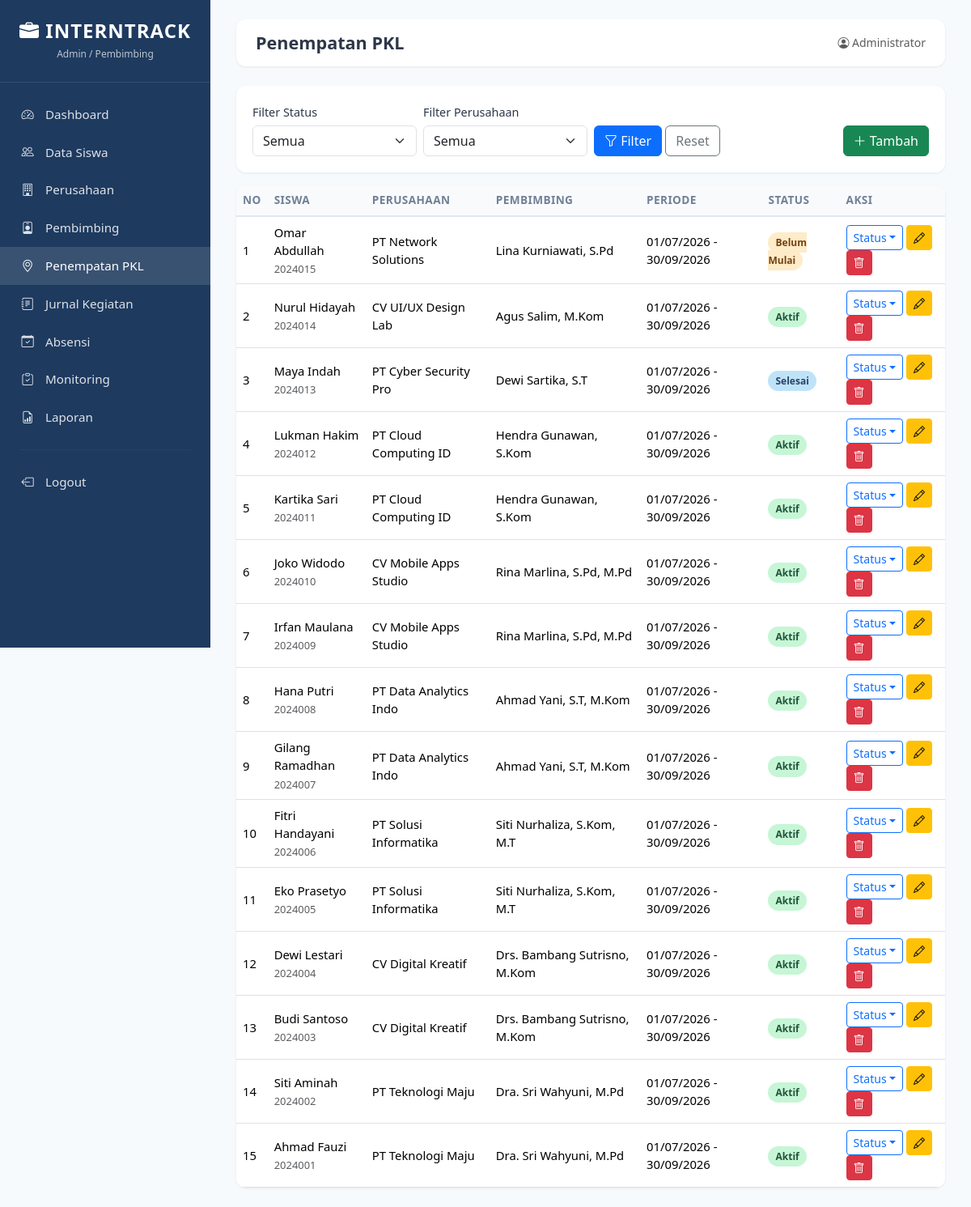
Screenshot of /admin/penempatan.php (signed in) with the database file from the repository.
### tables this page shows
CREATE TABLE penempatan (
    id INT AUTO_INCREMENT PRIMARY KEY,
    siswa_id INT NOT NULL,
    perusahaan_id INT NOT NULL,
    pembimbing_id INT NOT NULL,
    tanggal_mulai DATE NOT NULL,
    tanggal_selesai DATE NOT NULL,
    status ENUM('Belum Mulai','Aktif','Selesai') NOT NULL DEFAULT 'Belum Mulai',
    created_at TIMESTAMP DEFAULT CURRENT_TIMESTAMP,
    FOREIGN KEY (siswa_id) REFERENCES siswa(id) ON DELETE CASCADE,
    FOREIGN KEY (perusahaan_id) REFERENCES perusahaan(id) ON DELETE CASCADE,
    FOREIGN KEY (pembimbing_id) REFERENCES pembimbing(id) ON DELETE CASCADE
);

CREATE TABLE siswa (
    id INT AUTO_INCREMENT PRIMARY KEY,
    nis VARCHAR(20) NOT NULL UNIQUE,
    nama VARCHAR(100) NOT NULL,
    kelas VARCHAR(20) NOT NULL,
    jurusan VARCHAR(50) NOT NULL,
    no_hp VARCHAR(20) DEFAULT NULL,
    alamat TEXT DEFAULT NULL,
    created_at TIMESTAMP DEFAULT CURRENT_TIMESTAMP
);

CREATE TABLE perusahaan (
    id INT AUTO_INCREMENT PRIMARY KEY,
    nama_perusahaan VARCHAR(150) NOT NULL,
    alamat TEXT NOT NULL,
    bidang VARCHAR(100) NOT NULL,
    kontak VARCHAR(50) DEFAULT NULL,
    created_at TIMESTAMP DEFAULT CURRENT_TIMESTAMP
);

CREATE TABLE pembimbing (
    id INT AUTO_INCREMENT PRIMARY KEY,
    nama VARCHAR(100) NOT NULL,
    nip VARCHAR(30) DEFAULT NULL,
    no_hp VARCHAR(20) DEFAULT NULL,
    email VARCHAR(100) DEFAULT NULL,
    created_at TIMESTAMP DEFAULT CURRENT_TIMESTAMP
);

### config/database.php (called while the page is built, shortened)
<?php
function base_url($path = '') {
    $path = ltrim($path, '/');
    return BASE_URL . ($path ? '/' . $path : '');
}
?>

### admin/penempatan.php (the view, shortened to what this page needs)
<?php
require_once __DIR__ . '/includes/header.php';
$conn = getConnection();
$where = '1=1';
$data = $conn->query("SELECT pe.*, s.nama siswa, s.nis, p.nama_perusahaan, pb.nama pembimbing
    FROM penempatan pe JOIN siswa s ON pe.siswa_id=s.id JOIN perusahaan p ON pe.perusahaan_id=p.id JOIN pembimbing pb ON pe.pembimbing_id=pb.id
    WHERE $where ORDER BY pe.id DESC");
?>
<div class="card-custom mb-3">
    <div class="card-body">
        <form method="GET" class="row g-2 align-items-end">
            <div class="col-md-3">
                <label class="form-label">Filter Status</label>
                <select name="status" class="form-select">
                    <option value="">Semua</option>
                </select>
            </div>
            <div class="col-md-3">
                <label class="form-label">Filter Perusahaan</label>
                <select name="perusahaan" class="form-select">
                    <option value="">Semua</option>
                </select>
            </div>
            <div class="col-md-3">
                <button type="submit" class="btn btn-primary"><i class="bi bi-funnel"></i> Filter</button>
                <a href="<?= base_url('admin/penempatan.php') ?>" class="btn btn-outline-secondary">Reset</a>
            </div>
            <div class="col-md-3 text-end">
                <button type="button" class="btn btn-success" data-bs-toggle="modal" data-bs-target="#modalTambah"><i class="bi bi-plus-lg"></i> Tambah</button>
            </div>
        </form>
    </div>
</div>
<div class="card-custom"><div class="card-body p-0"><div class="table-responsive">
    <table class="table table-custom table-hover mb-0">
        <thead><tr><th>No</th><th>Siswa</th><th>Perusahaan</th><th>Pembimbing</th><th>Periode</th><th>Status</th><th>Aksi</th></tr></thead>
        <tbody>
        <?php $no=1; while($r=$data->fetch_assoc()):
            $b = $r['status']=='Aktif'?'badge-aktif':($r['status']=='Selesai'?'badge-selesai':'badge-belum');
        ?>
            <tr>
                <td><?= $no++ ?></td>
                <td><?= htmlspecialchars($r['siswa']) ?><br><small class="text-muted"><?= $r['nis'] ?></small></td>
                <td><?= htmlspecialchars($r['nama_perusahaan']) ?></td>
                <td><?= htmlspecialchars($r['pembimbing']) ?></td>
                <td><?= date('d/m/Y',strtotime($r['tanggal_mulai'])) ?> - <?= date('d/m/Y',strtotime($r['tanggal_selesai'])) ?></td>
                <td><span class="badge-status <?= $b ?>"><?= $r['status'] ?></span></td>
                <td>
                    <div class="btn-group">
                        <button class="btn btn-sm btn-outline-primary dropdown-toggle" data-bs-toggle="dropdown">Status</button>
                    </div>
                    <button class="btn btn-sm btn-warning" data-bs-toggle="modal" data-bs-target="#e<?= $r['id'] ?>"><i class="bi bi-pencil"></i></button>
                    <form method="POST" class="d-inline" onsubmit="return confirm('Yakin?')"><button class="btn btn-sm btn-danger"><i class="bi bi-trash"></i></button></form>
                </td>
            </tr>
        <?php endwhile; ?>
        </tbody>
    </table>
</div></div></div>
<?php require_once __DIR__ . '/includes/footer.php'; ?>

### assets/css/style.css (style rules this page uses)
:root { --primary: #1e3a5f; --primary-light: #2c5282; --accent: #3182ce; --success: #38a169; --warning: #d69e2e; --danger: #e53e3e; --bg: #f7fafc; --text: #2d3748; --muted: #718096; }
* { box-sizing: border-box; margin: 0; padding: 0; }
body { font-family: 'Segoe UI', system-ui, sans-serif; background: var(--bg); color: var(--text); min-height: 100vh; }
.card-custom { background: #fff; border-radius: 12px; box-shadow: 0 1px 3px rgba(0,0,0,.08); overflow: hidden; }
.card-custom .card-body { padding: 1.25rem; }
.table-custom { margin: 0; }
.table-custom thead th { background: #f8fafc; font-weight: 600; font-size: .85rem; text-transform: uppercase; letter-spacing: .03em; color: var(--muted); border-bottom: 2px solid #e2e8f0; }
.table-custom td { vertical-align: middle; font-size: .925rem; }
.badge-status { padding: .35em .75em; border-radius: 999px; font-size: .75rem; font-weight: 600; }
.badge-aktif { background: #c6f6d5; color: #22543d; }
.badge-selesai { background: #bee3f8; color: #2a4365; }
.badge-belum { background: #feebc8; color: #744210; }
.form-label { font-weight: 500; font-size: .9rem; margin-bottom: .35rem; }
.table-custom .btn-sm { white-space: nowrap; }
.table-responsive { overflow-x: auto; }

### rows the page displays
penempatan: siswa.nama "Omar Abdullah", siswa.nis "2024015", perusahaan.nama_perusahaan "PT Network Solutions", pembimbing.nama "Lina Kurniawati, S.Pd", tanggal_mulai "01/07/2026", tanggal_selesai "30/09/2026", status "Belum Mulai"
penempatan: siswa.nama "Nurul Hidayah", siswa.nis "2024014", perusahaan.nama_perusahaan "CV UI/UX Design Lab", pembimbing.nama "Agus Salim, M.Kom", tanggal_mulai "01/07/2026", tanggal_selesai "30/09/2026", status "Aktif"
penempatan: siswa.nama "Maya Indah", siswa.nis "2024013", perusahaan.nama_perusahaan "PT Cyber Security Pro", pembimbing.nama "Dewi Sartika, S.T", tanggal_mulai "01/07/2026", tanggal_selesai "30/09/2026", status "Selesai"
penempatan: siswa.nama "Lukman Hakim", siswa.nis "2024012", perusahaan.nama_perusahaan "PT Cloud Computing ID", pembimbing.nama "Hendra Gunawan, S.Kom", tanggal_mulai "01/07/2026", tanggal_selesai "30/09/2026", status "Aktif"
penempatan: siswa.nama "Kartika Sari", siswa.nis "2024011", perusahaan.nama_perusahaan "PT Cloud Computing ID", pembimbing.nama "Hendra Gunawan, S.Kom", tanggal_mulai "01/07/2026", tanggal_selesai "30/09/2026", status "Aktif"
penempatan: siswa.nama "Joko Widodo", siswa.nis "2024010", perusahaan.nama_perusahaan "CV Mobile Apps Studio", pembimbing.nama "Rina Marlina, S.Pd, M.Pd", tanggal_mulai "01/07/2026", tanggal_selesai "30/09/2026", status "Aktif"
penempatan: siswa.nama "Irfan Maulana", siswa.nis "2024009", perusahaan.nama_perusahaan "CV Mobile Apps Studio", pembimbing.nama "Rina Marlina, S.Pd, M.Pd", tanggal_mulai "01/07/2026", tanggal_selesai "30/09/2026", status "Aktif"
penempatan: siswa.nama "Hana Putri", siswa.nis "2024008", perusahaan.nama_perusahaan "PT Data Analytics Indo", pembimbing.nama "Ahmad Yani, S.T, M.Kom", tanggal_mulai "01/07/2026", tanggal_selesai "30/09/2026", status "Aktif"
penempatan: siswa.nama "Gilang Ramadhan", siswa.nis "2024007", perusahaan.nama_perusahaan "PT Data Analytics Indo", pembimbing.nama "Ahmad Yani, S.T, M.Kom", tanggal_mulai "01/07/2026", tanggal_selesai "30/09/2026", status "Aktif"
penempatan: siswa.nama "Fitri Handayani", siswa.nis "2024006", perusahaan.nama_perusahaan "PT Solusi Informatika", pembimbing.nama "Siti Nurhaliza, S.Kom, M.T", tanggal_mulai "01/07/2026", tanggal_selesai "30/09/2026", status "Aktif"
penempatan: siswa.nama "Eko Prasetyo", siswa.nis "2024005", perusahaan.nama_perusahaan "PT Solusi Informatika", pembimbing.nama "Siti Nurhaliza, S.Kom, M.T", tanggal_mulai "01/07/2026", tanggal_selesai "30/09/2026", status "Aktif"
penempatan: siswa.nama "Dewi Lestari", siswa.nis "2024004", perusahaan.nama_perusahaan "CV Digital Kreatif", pembimbing.nama "Drs. Bambang Sutrisno, M.Kom", tanggal_mulai "01/07/2026", tanggal_selesai "30/09/2026", status "Aktif"
penempatan: siswa.nama "Budi Santoso", siswa.nis "2024003", perusahaan.nama_perusahaan "CV Digital Kreatif", pembimbing.nama "Drs. Bambang Sutrisno, M.Kom", tanggal_mulai "01/07/2026", tanggal_selesai "30/09/2026", status "Aktif"
penempatan: siswa.nama "Siti Aminah", siswa.nis "2024002", perusahaan.nama_perusahaan "PT Teknologi Maju", pembimbing.nama "Dra. Sri Wahyuni, M.Pd", tanggal_mulai "01/07/2026", tanggal_selesai "30/09/2026", status "Aktif"
penempatan: siswa.nama "Ahmad Fauzi", siswa.nis "2024001", perusahaan.nama_perusahaan "PT Teknologi Maju", pembimbing.nama "Dra. Sri Wahyuni, M.Pd", tanggal_mulai "01/07/2026", tanggal_selesai "30/09/2026", status "Aktif"

### other values shown
$page_title "Penempatan PKL"
$user['nama'] "Administrator"
